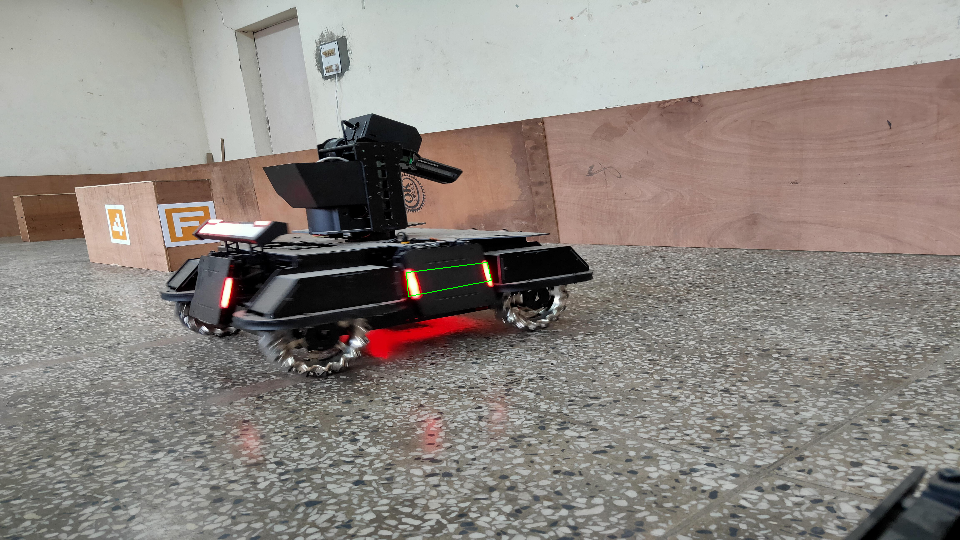

Write the Python code that produced this figure.
from cv2 import cv2
import pylab as pl
from PIL import Image
from scipy.ndimage import filters,measurements,morphology

image = cv2.imread('/home/aaryen/Desktop/robo.jpg') #reads image
#image = cv2.resize(image, (960,540)) #had resized the image as it was to big for the screen
imgray = cv2.cvtColor(image, cv2.COLOR_BGR2GRAY)

ret, thresh = cv2.threshold(imgray, 110, 255, cv2.THRESH_BINARY) #thresholding with THRESH_BINARY

hsv = cv2.cvtColor(image, cv2.COLOR_BGR2HSV) #convert color from RGB to HSV

#lower bound and upper bound arrays for mask

l_b = pl.array([30,10,240]) #30,10,240
u_b = pl.array([52,131,255]) #52,131,255

mask = cv2.inRange(hsv, l_b, u_b) #mask

#sobel derivatives
imx = pl.zeros(mask.shape)
filters.sobel(mask,1,imx)
imy = pl.zeros(mask.shape)
filters.sobel(mask,0,imy)
magnitude = pl.sqrt(imx**2+imy**2)

#conversion from colored to grayscale
magnitude = Image.fromarray(magnitude)
magnitude = magnitude.convert('L')
magnitude = pl.array(magnitude)

#finding contours
contours,heirarchy = cv2.findContours(magnitude, cv2.RETR_TREE, cv2.CHAIN_APPROX_NONE)

#getting the points of minimum area rectangle around particular contours
rect = cv2.minAreaRect(contours[8])
box1 = cv2.boxPoints(rect)
box1 = pl.int0(box1)

rect = cv2.minAreaRect(contours[14])
box2 = cv2.boxPoints(rect)
box2 = pl.int0(box2)

#combining required points of both contours to form a bigger rectangle
box = [list(box1[0]),list(box1[1]),list(box2[2]),list(box2[3])]
box = pl.array(box)
cv2.drawContours(image,[box],0,(0,255,0),1)

#showing image
cv2.imshow("Image",image)
cv2.waitKey(0)
